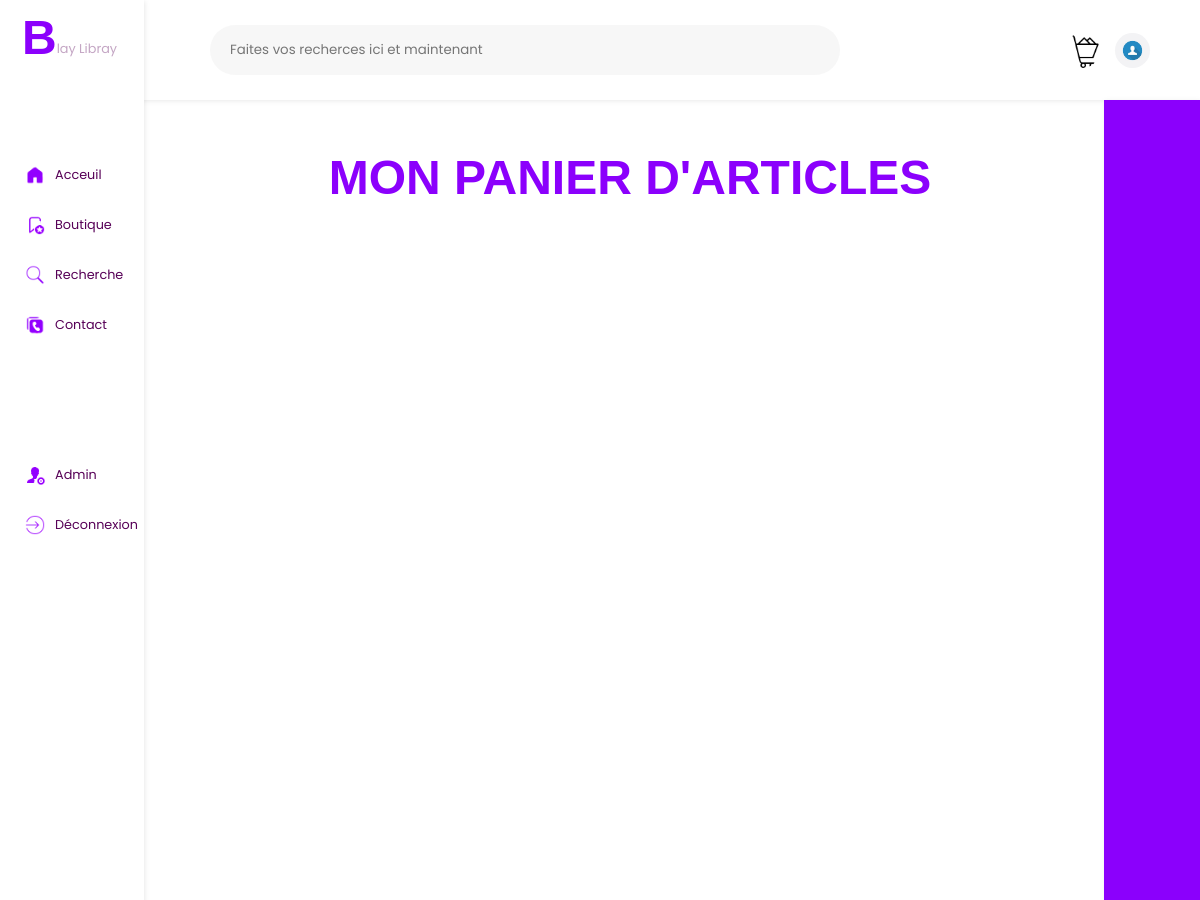
/panieruser (upper part), run on an earlier commit of the app's database.
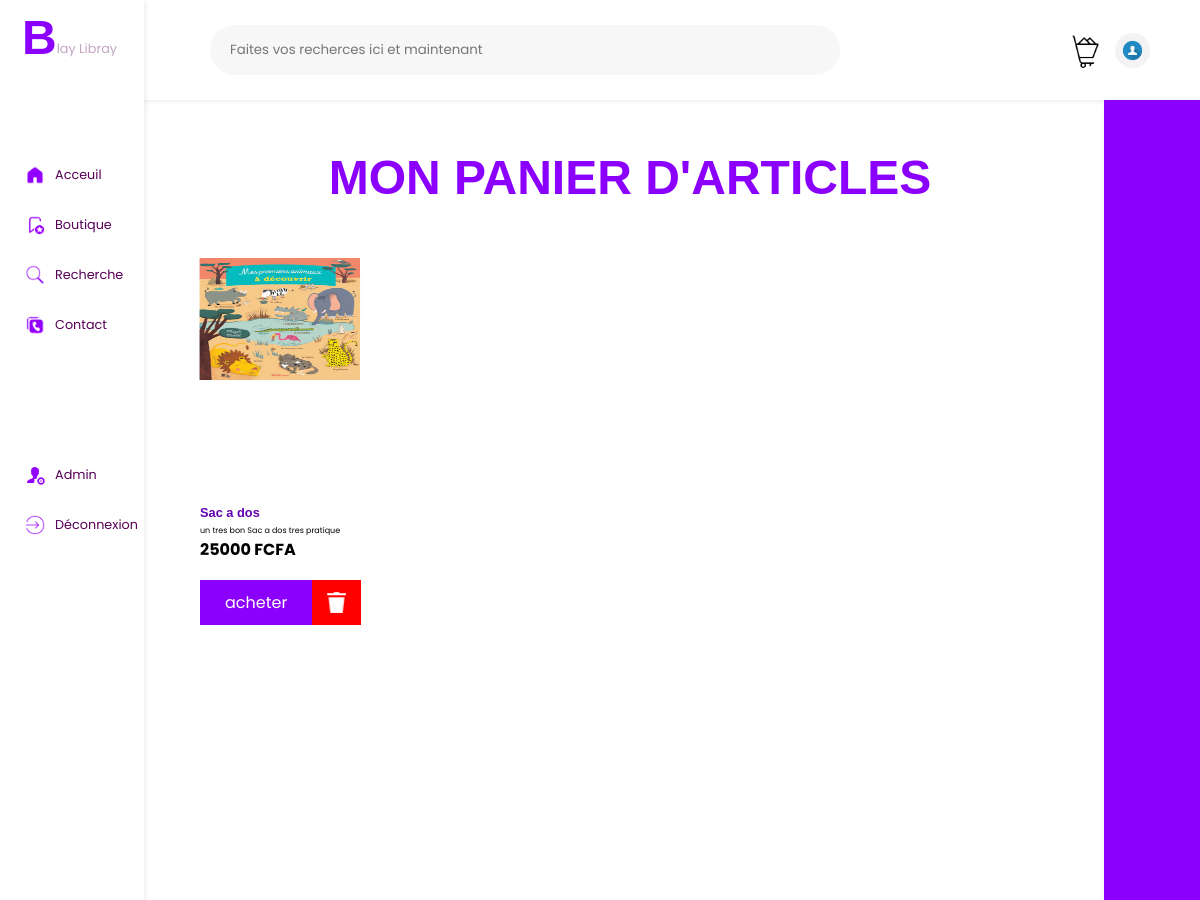
And on a later commit of the database.
### app.py (models this page shows, shortened)
class Userpaniere(db.Model):
    id = db.Column(db.Integer, primary_key = True)
    nom = db.Column(db.String(100), unique = False , nullable = False)
    description = db.Column(db.String(100), unique = False , nullable = False)
    prix = db.Column(db.Integer,nullable = False)
    mail = db.Column(db.String(100), unique = False , nullable = False)

### app.py (the view)
@app.route('/panieruser')
def panieruserk():
    data = Userpaniere.query.all()
    zee = Connecter.query.get(1)
    user = Userpaniere.query.filter_by(mail = zee.last_name).first()
    frr = []
    for i in data :
        if i.mail == zee.last_name :
            frr.append(i)
    return render_template('panieruser.html',user = frr)

### templates/panieruser.html (shortened to what the changed rows need)
<!DOCTYPE html>
<html lang="en">
<head>
    <link rel="stylesheet" href="static/CSS/achat.css">
</head>
<body>
    <div class="navgauche">
        <div class="logo">
            <h1 style="padding-top: 10px;color: #8b00fc;font-size: 3rem;font-family: 'Trebuchet MS', 'Lucida Sans Unicode', 'Lucida Grande', 'Lucida Sans', Arial, sans-serif;">B</h1>
        </div>
    </div>
    <div class="page12">
        <h1 style="text-align: center;color: #8b00fc;font-size: 3rem;font-family: 'Trebuchet MS', 'Lucida Sans Unicode', 'Lucida Grande', 'Lucida Sans', Arial, sans-serif;padding-bottom: 50px;">MON PANIER D'ARTICLES</h1>
        <div class="livres">
            {% for data in user %}
            <div class="livre1">
                <div class="livr1">
                    <img src="{{url_for('static', filename='IMAGES/nom.jpg')}}" width="100%" height="50%" alt="">
                </div>
                <div class="livr12">
                    <h1 style="font-size: 0.8rem;text-align: start;color: #6001ad;font-family: 'Trebuchet MS', 'Lucida Sans Unicode', 'Lucida Grande', 'Lucida Sans', Arial, sans-serif;padding-bottom: 5px;">{{data.nom}} </h1>
                    <p style="font-size:0.5rem;">{{data.description}}</p>
                    <h1 style="font-size: 1rem;">{{data.prix}} FCFA</h1>
                </div>
                <form action="/suppanier" method="post">
                    <div class="bours" style="display: flex;width: 80%;padding-left: 20px;border-radius: 40px;">
                        <a href="/Payement" class="achat" style="padding: 10px 25px;
                        color: white;
                        text-decoration: none;
                        background-color: rgb(139, 0, 252);">acheter</a>
                        <button type="submit" style="background-color: red;border: none;color: white;padding: 5px 10px;display: flex;align-items: center;justify-content: start;width: 80%;gap: 15px;border: 2px solid red;">
                            <img style="filter: invert()" src="{{url_for('static', filename='IMAGES/poubelele.png')}}" height="25px"   alt="">
                        </button>
                    </div>
                </form>
            </div>
            {% endfor %}
        </div>
    </div>
</body>
</html>

What changed in the data, as far as the page shows it:
added Userpaniere: nom "Sac a dos", description "un tres bon Sac a dos tres pratique", prix "25000"
